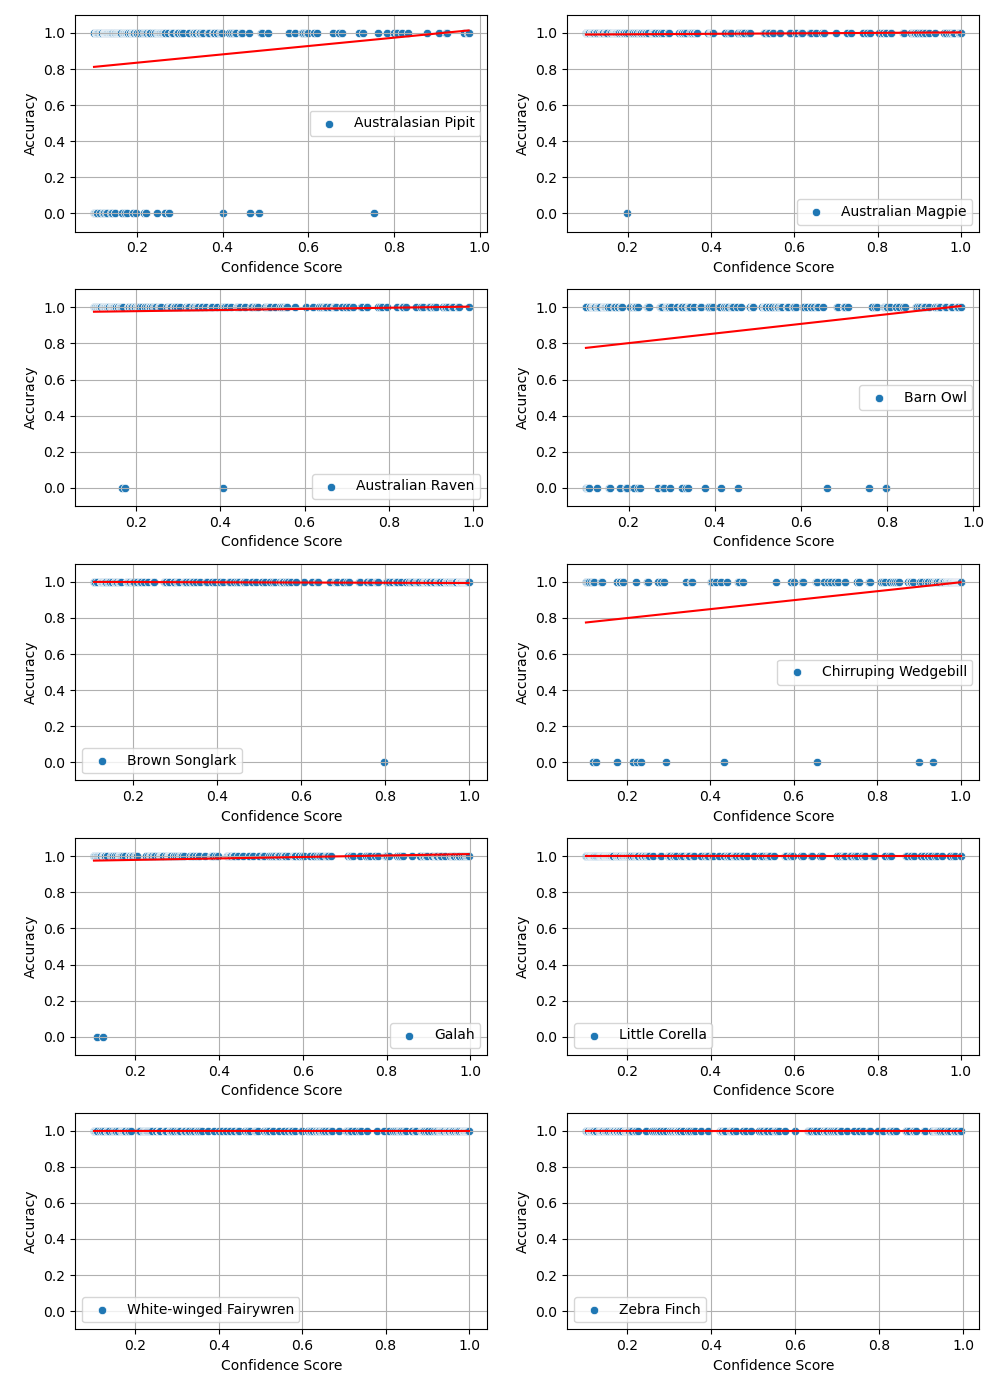

The Python source for this figure:
import pandas as pd
import matplotlib.pyplot as plt
import seaborn as sns
from sklearn.linear_model import LinearRegression
import numpy as np

# Step 1: Read the CSV file into a pandas DataFrame
file_path = 'BirdNet_validation.csv'  # Replace with your actual file path
df = pd.read_csv(file_path)

# Step 2: Extract the necessary columns
df = df[['Species', 'Confidence ', 'TP.FP']]
df.columns = ['Species', 'Confidence', 'TP_FP']

# Step 3: Calculate the accuracy values
df['Accuracy'] = df['TP_FP'].apply(lambda x: 1 if x == 'T' else 0)

# Step 4: Plot accuracy versus confidence scores for each species
species_list = df['Species'].unique()
num_species = len(species_list)

# Define the grid size
num_rows = 5
num_cols = 2
fig, axes = plt.subplots(nrows=num_rows, ncols=num_cols, figsize=(10, 14))

# Flatten the axes array for easy iteration
axes = axes.flatten()

for i, species in enumerate(species_list):
    species_df = df[df['Species'] == species]
    
    # Scatter plot
    sns.scatterplot(data=species_df, x='Confidence', y='Accuracy', ax=axes[i], label=species)
    
    # Step 5: Add a regression line
    X = species_df['Confidence'].values.reshape(-1, 1)
    y = species_df['Accuracy'].values
    
    reg = LinearRegression().fit(X, y)
    y_pred = reg.predict(X)
    
    axes[i].plot(species_df['Confidence'], y_pred, label=f"{species} Regression Line", color='red')
    
    # Customize the subplot
    axes[i].set_xlabel('Confidence Score')
    axes[i].set_ylabel('Accuracy')
    axes[i].grid(True)
    axes[i].set_ylim(-0.1, 1.1)

# Hide any unused subplots
for j in range(i + 1, len(axes)):
    fig.delaxes(axes[j])

# Adjust layout
plt.tight_layout()
plt.show()
